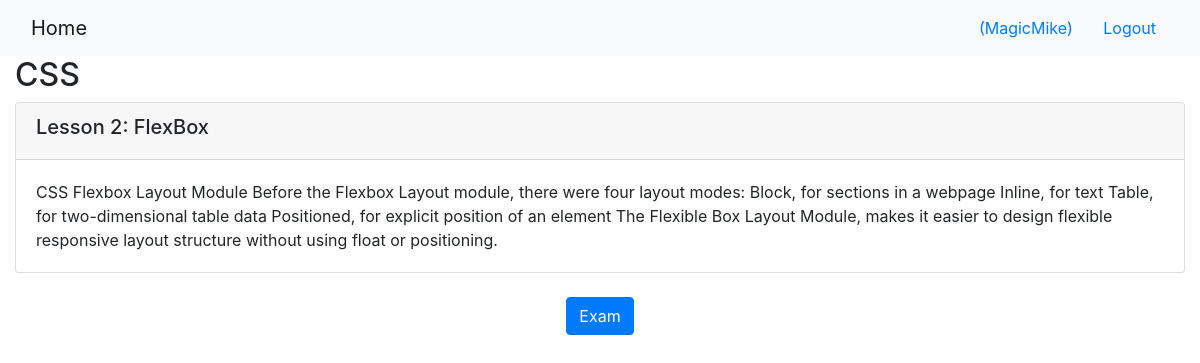
The app's page /onlinecourse/1/ (signed in) with its own data.
### onlinecourse/models.py (models this page shows, shortened)
class Course(models.Model):
    name = models.CharField(null=False, max_length=30, default='online course')
    image = models.ImageField(upload_to='course_images/')
    description = models.CharField(max_length=1000)
    pub_date = models.DateField(null=True)
    instructors = models.ManyToManyField(Instructor)
    users = models.ManyToManyField(settings.AUTH_USER_MODEL, through='Enrollment')
    total_enrollment = models.IntegerField(default=0)
    is_enrolled = False

class Lesson(models.Model):
    title = models.CharField(max_length=200, default="title")
    order = models.IntegerField(default=0)
    course = models.ForeignKey(Course, on_delete=models.CASCADE)
    content = models.TextField()

### onlinecourse/views.py (the view)
# urls.py: path('<int:pk>/', views.CourseDetailView.as_view(), name='course_details'),
class CourseDetailView(generic.DetailView):
    model = Course
    template_name = 'onlinecourse/course_detail_bootstrap.html'

### onlinecourse/templates/onlinecourse/course_detail_bootstrap.html (shortened to what this page needs)
<!DOCTYPE html>
<html lang="en">
<head>
     {% load static %}
    <link rel="stylesheet" href="https://maxcdn.bootstrapcdn.com/bootstrap/4.5.2/css/bootstrap.min.css">
</head>
<body>
    <nav class="navbar navbar-light bg-light">
        <div class="container-fluid">
            <div class="navbar-header">
                  <a class="navbar-brand" href="{% url 'onlinecourse:index' %}">Home</a>
            </div>
            <ul class="nav navbar-nav navbar-right">
                {% if user.is_authenticated %}
                <li>
                    <a class="btn btn-link" href="#">{{ user.first_name }}({{ user.username }})</a>
                    <a class="btn btn-link" href="{% url 'onlinecourse:logout' %}">Logout</a>
                </li>
                {% endif %}
            </ul>
        </div>
    </nav>
    <div class="container-fluid">
        <h2>{{ course.name }}</h2>
        <div class="card-columns-vertical">
            {% for lesson in course.lesson_set.all %}
                 <div class="card mt-1">
                    <div class="card-header"><h5>Lesson {{lesson.order|add:1}}: {{lesson.title}}</h5></div>
                    <div class="card-body">{{lesson.content}}</div>
                </div>
            {% endfor %}
        </div>
        <br>
        <center><button class="btn btn-primary" data-toggle="collapse" data-target="#exam">Exam</button></center>
        <br>
    </div>
</body>
</html>

### records on screen
Course: name "CSS"
Lesson: order|add "2", title "FlexBox", content "CSS Flexbox Layout Module Before the Flexbox Layout module, there were four layout modes: Block, for sections in a webpage Inline, for text Table, for two-dimensional table data Positioned, for explicit position of an element The Flexible Box Layout Module, makes it easier to design flexible responsive layout structure without using float or positioning."

### other values on screen
{{ user.username }} "MagicMike"
